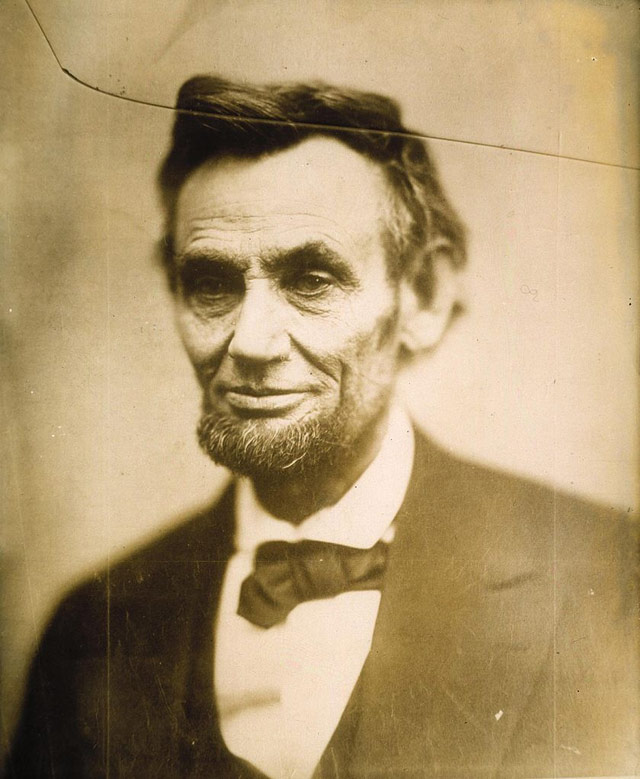
#> input picture Computer Vision/OpenCV/images/abraham.jpg, 640 x 779 px, found by its file name
$ python rotated_image.py
#> lines starting #> are read from the running program, lines starting #| are printed output that depends on the picture
import numpy as np
import cv2

input_image = cv2.imread("C:/Users/niraj/Anaconda3/Projects/Computer Vision/OpenCV/images/abraham.jpg")
#> input_image is the input picture: shape (779, 640, 3); mean B, G, R 110.9, 150.5, 173.5

height, width = input_image.shape[:2]
#> height = 779; width = 640

#Rotation Matrix
M = cv2.getRotationMatrix2D((width/2, height/2), 90,  1)

rotated_image = cv2.warpAffine(input_image, M, (width, height))
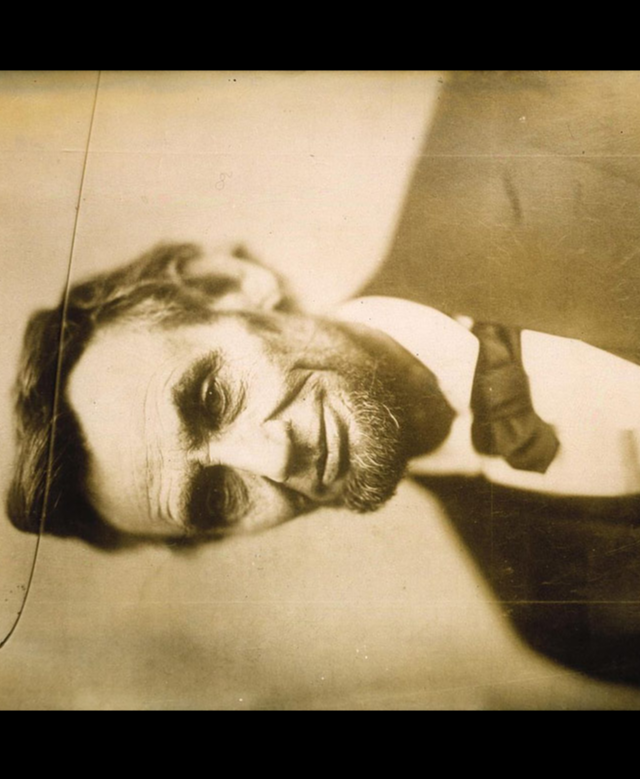
#> rotated_image: shape (779, 640, 3); mean B, G, R 93, 125.4, 144.4

cv2.imwrite("Rotated.jpg", cv2.transpose(rotated_image))
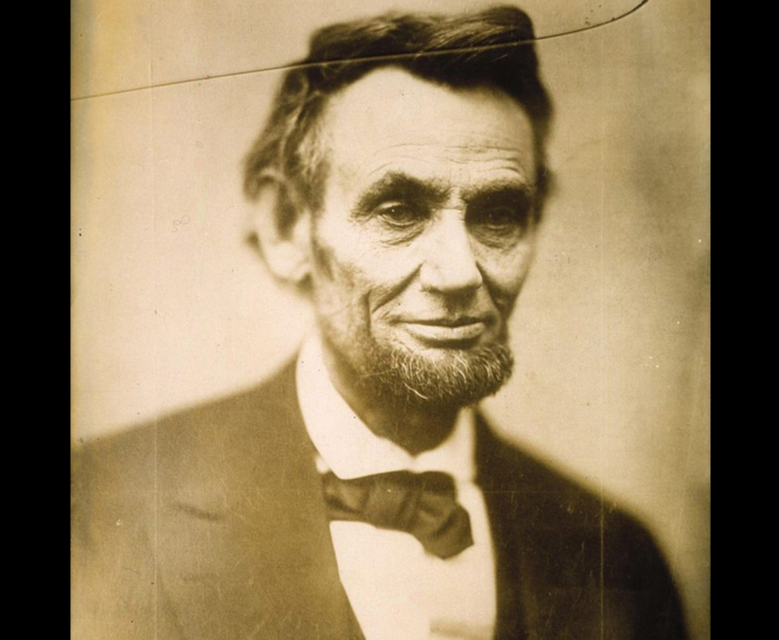
#> saved as Rotated.jpg: shape (640, 779, 3); mean B, G, R 93, 125.4, 144.4

$ run again, with Computer Vision/OpenCV/images/Hillary.jpg copied over Computer Vision/OpenCV/images/abraham.jpg
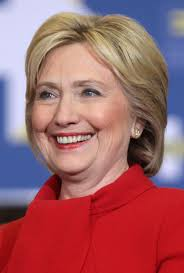
#> input picture Computer Vision/OpenCV/images/Hillary.jpg, 184 x 273 px, found by its file name
#> input_image is the input picture: shape (273, 184, 3); mean B, G, R 104.2, 98.1, 159.7
#> `rotated_image = cv2.warpAffine(input_image, M, (width, height))`:
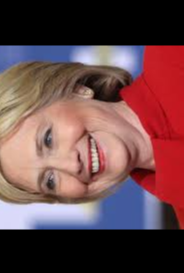
#> rotated_image: shape (273, 184, 3); mean B, G, R 74.1, 71.4, 105.9
#> `cv2.imwrite("Rotated.jpg", cv2.transpose(rotated_image))`:
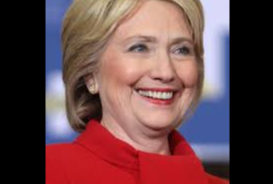
#> saved as Rotated.jpg: shape (184, 273, 3); mean B, G, R 74.1, 71.4, 105.9
